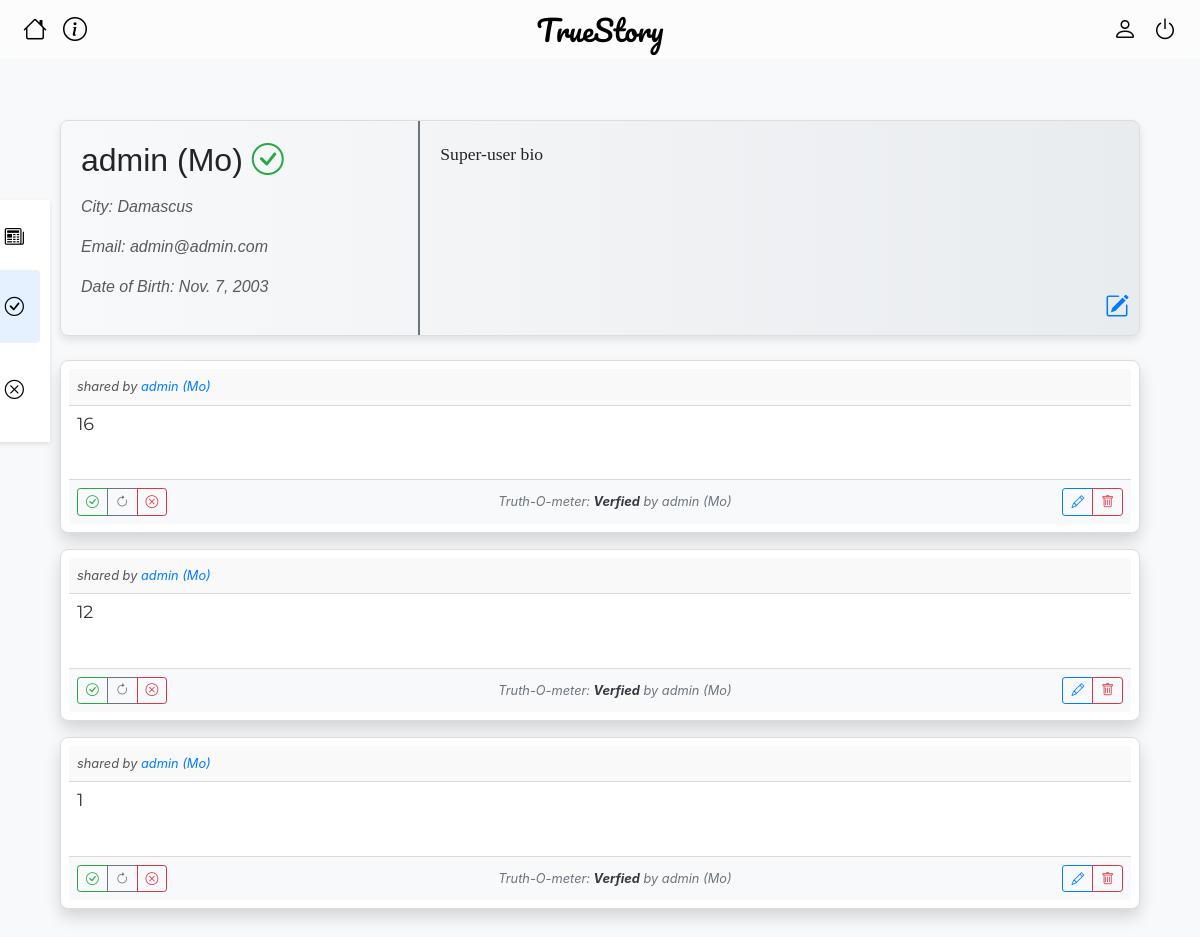
/account/2/details?nav=verified (signed in), run on the app's committed database.
### mainapp/models.py (models this page shows, shortened)
class Account(models.Model):
    user = models.OneToOneField(CustomUser, on_delete=models.CASCADE, primary_key=True)
    first_name = models.CharField("First Name", max_length=100)
    last_name = models.CharField("Last Name", max_length=100)
    date_of_birth = models.DateField("Date Of Birth",)
    gender = models.CharField("Gender", max_length=8, choices=[("MALE", "MALE"), ("FEMALE", "FEMALE")])
    city = models.CharField("City", max_length=50)
    bio = models.TextField("Bio", max_length=1000)
    last_api_call = models.DateTimeField(null=True, blank=True)
    def __str__(self):
        return self.first_name + " " + self.last_name
    def get_absolute_url(self):
        return reverse("account_detail", kwargs={"pk": self.pk})

class CustomUser(AbstractUser):
    username = None
    first_name = None
    last_name = None
    email = models.EmailField("email_address", unique=True)
    is_trusted = models.BooleanField(default=False)
    USERNAME_FIELD = "email"
    REQUIRED_FIELDS = []
    objects = CustomUserManager()

class Post(models.Model):
    post_id = models.BigAutoField("Post id",primary_key=True)
    account = models.ForeignKey(Account, on_delete=models.CASCADE,related_name="account")
    post_text = models.TextField("Post Text", max_length=5000)
    true_prob = models.FloatField("Prop",default = -1)
    status = models.CharField(max_length=1000,default="Processing..")
    checker = models.ForeignKey(Account,null=True, blank=True,on_delete=models.SET_NULL,related_name="checker")
    created_at = models.DateTimeField("Created at", auto_now_add = True)
    updated_at = models.DateTimeField("Updated at", auto_now = True)
    class Meta:
        verbose_name = "Post"
        ordering = ["-post_id"]
    def get_relative_time(self):
        now = datetime.now()
        past_date = self.created_at
        relative_time = DateTimeUtils.relative_datetime(past_date)[0]
        ago = " ago"
        if relative_time == "just now":
            ago =""
        return relative_time+ago

### mainapp/views/account.py (the view, shortened to what this page needs)
def profile_view(request, pk):
    account = Account.objects.get(user_id=pk)
    nav = request.GET.get('nav', 'posts')
    if nav == 'verified':
        post_list = Post.objects.filter(checker=account, status="Verfied")
    elif nav == 'disproven':
        post_list = Post.objects.filter(checker=account, status="Disproven")
    else:
        post_list = Post.objects.filter(account=account)
    paginator = Paginator(post_list, 10)  # Show 10 posts per page
    page_number = request.GET.get('page',1)
    page_obj = paginator.get_page(page_number)
    context = {
        'account': account,
        'page_obj': page_obj,
        'has_next': page_obj.has_next(),
    }
    return render(request, 'mainapp/account/account_details.html', context)

### mainapp/templates/mainapp/account/account_details.html (shortened to what this page needs)
{% extends "base.html" %}
{% load static %}
{% block style %}
<link rel="stylesheet" type="text/css" href="{% static 'mainapp/css/profile_card.css' %}">
<link rel="stylesheet" type="text/css" href="{% static 'mainapp/css/post_card2.css' %}">
<link rel="stylesheet" type="text/css" href="{% static 'mainapp/css/side_panel.css' %}">
{% endblock style %}
{% block content %}
<div class="container mt-4">
    {% include 'mainapp/account/_profile_card.html' %}
    <div class="side-panel">
        <ul class="nav flex-column">
            <li class="nav-item">
                <a id="all_posts_nav" class="nav-link sub-bar {% if not request.GET.nav or request.GET.nav == 'posts' %}active{% endif %}" href="?nav=posts">
                    {{account.first_name}} Posts <i class="bi bi-newspaper float-right"></i>
                </a>
            </li>
            <li class="nav-item">
                <a class="nav-link sub-bar {% if request.GET.nav == 'verified' %}active{% endif %}" href="?nav=verified">
                    Verified by {{account.first_name}}<i class="bi bi-check-circle float-right"></i>
                </a>
            </li>
            <li class="nav-item">
                <a class="nav-link sub-bar {% if request.GET.nav == 'disproven' %}active{% endif %}" href="?nav=disproven">
                    Disproven by {{account.first_name}}<i class="bi bi-x-circle float-right"></i>
                </a>
            </li>
        </ul>
    </div>
    <div id="posts-container" class="mt-4">
        {% include 'mainapp/post/_posts_section.html' %}
    </div>
</div>
{% endblock %}

### mainapp/templates/mainapp/account/_profile_card.html
<div class="card profile-card">
    <div class="row no-gutters">
        <div class="col-md-4 details position-relative">
            <div class="card-body">
                <h3 class="full-name">{{ account.first_name }} {{ account.last_name }}
                    {% if account.user.is_trusted %}
                    <i class="bi bi-check-circle text-success"></i>
                    {% endif %}
                </h3>
                <p><em>City: {{ account.city }}</em></p>
                <p><em>Email: {{ account.user.email }}</em></p>
                <p><em>Date of Birth: {{ account.date_of_birth }}</em></p>
            </div>
        </div>
        <div class="col-md-8">
            <div class="card-body bio">
                <p>{{ account.bio }}</p>
            </div>
        </div>
    </div>
    {% if user.is_authenticated and user.id == account.user.id %}
    <a href="{% url 'account_update' user.id 0%}" class="position-absolute" style="bottom: 10px; right: 10px;">
        <i class="bi bi-pencil-square" style="font-size: 1.5rem;"></i>
    </a>
    {% endif %}
</div>

### mainapp/templates/mainapp/post/_post_card2.html (shortened to what this page needs)
<div class="card mt-3 p-2 shadow" id="post-card-{{post.post_id}}">
    <div class="card-header d-flex justify-content-between p-2">
        <span class="small card-author">shared by <a href="{{ post.account.get_absolute_url }}" >{{ post.account.first_name }} {{ post.account.last_name }}</a></span>
    </div>
    <p class="card-text post-body p-2">
        <span class="post-summary">{{ post.post_text|linebreaksbr }}</span>
        <br><a href="javascript:void(0);" class="see-more text-info">Show more...</a>
    </p>
    <div class="card-footer d-flex justify-content-between align-items-center p-2 bg-light">
        <div class="btn-group" role="group">
            {% if user.is_trusted %}
                {% if not post.checker or post.checker == user.account %}
                    <button type="button" class="btn btn-outline-success btn-sm" onclick="change_status('approve','{{user.id}}','{{post.post_id}}')" title="Verify this post"><i class="bi bi-check-circle"></i></button>
                    <button type="button" class="btn btn-outline-secondary btn-sm" onclick="change_status('reset','{{user.id}}','{{post.post_id}}')" title="Reset"><i class="bi bi-arrow-clockwise"></i></button>
                    <button type="button" class="btn btn-outline-danger btn-sm" onclick="change_status('disapprove','{{user.id}}','{{post.post_id}}')" title="Disapprove this post"><i class="bi bi-x-circle"></i></button>
                {% endif %}
            {% endif %}
        </div>
        <div id="poststatue{{post.post_id}}" class="status text-muted small text-center mx-auto">
            Truth-O-meter: <strong class="text-dark">{{ post.status }}</strong>
            {% if post.checker %}
                <span> by <a id="checker-link" href="{{post.checker.get_absolute_url}}">{{ post.checker }}</a></span>
            {% endif %}
        </div>
        <div class="btn-group" role="group">
            {% if post.account.user == user or user.is_staff %}
                <a href="{% url 'post_update' post.post_id 0 %}" class="btn btn-outline-primary btn-sm" title="Edit this post"><i class="bi bi-pencil"></i></a>
                <button type="button" class="btn btn-outline-danger btn-sm" onclick="deletePost('{{ post.post_id|escapejs }}')" title="Delete this post"><i class="bi bi-trash"></i></button>
            {% else %}
                <a disabled href="" class="btn btn-outline-primary btn-sm invisible" title="Edit this post"><i class="bi bi-pencil"></i></a>
                <button disabled type="button" class="btn btn-outline-danger btn-sm invisible" title="Delete this post"><i class="bi bi-trash"></i></button>
            {% endif %}
        </div>
    </div>
</div>

### mainapp/static/mainapp/css/base.css (style rules this page uses)
body { margin: 0; padding: 0; box-sizing: border-box; }

### mainapp/static/mainapp/css/profile_card.css (style rules this page uses)
.profile-card { background: linear-gradient(to right, #f8f9fa, #e9ecef); box-shadow: 0 4px 8px rgba(0, 0, 0, 0.1); font-family: Arial, sans-serif; }
.profile-card .details { border-right: 2px solid #6c757d; }
.profile-card .details p { color: #5a5a5a; }
.profile-card .bio { font-family: 'Georgia', serif; font-size: 1.1rem; }
.profile-card .full-name { font-size: 2rem; margin-bottom: 1rem; }

### mainapp/static/mainapp/css/post_card2.css (style rules this page uses)
body { margin: 0; padding: 0; box-sizing: border-box; }
.card { border: 1px solid #ddd; border-radius: 8px; }
.card-header, .card-footer { background-color: #f9f9f9; }
.btn-group .btn { font-size: 0.8rem; padding: 0.2rem 0.5rem; }
.status { font-style: italic; color: #666; width: 30%; }
.text-muted { color: #888; }
.text-dark { color: #333; }
.post-summary { display: -webkit-box; -webkit-box-orient: vertical; -webkit-line-clamp: 5; display: box; box-orient: vertical; line-clamp: 5; overflow: hidden; text-overflow: ellipsis; }
.post-body { transition: all 0.3s ease-in-out; padding: 40px; font-family: 'Montserrat', sans-serif; border-radius: 8px; color: #333; font-size: 1.1rem; line-height: 1.3rem; }
.card-author { font-style: italic; font-size: 0.8em; color: #555; }
#checker-link { color: inherit; text-decoration: none; }

### mainapp/static/mainapp/css/side_panel.css (style rules this page uses)
.side-panel { position: fixed; top: 200px; left: -150px; width: 200px; background-color: rgba(255, 255, 255, 0.9); box-shadow: 0 2px 5px rgba(0, 0, 0, 0.1); padding: 10px; z-index: 1000; transition: left 0.3s; }
.side-panel .nav-link { color: #000; margin: 5px 0; font-size: 1.2rem; display: flex; justify-content: space-between; align-items: center; }
.side-panel .nav-link:hover, .side-panel .nav-link.active { background-color: rgba(0, 123, 255, 0.1); border-radius: 4px; }

### data on the page
Account: first_name "admin", last_name "(Mo)", city "Damascus", user.email "admin@admin.com", date_of_birth "Nov. 7, 2003", bio "Super-user bio"
Post: account.first_name "admin", account.last_name "(Mo)", post_text "16", status "Verfied", checker "admin (Mo)"
Post: account.first_name "admin", account.last_name "(Mo)", post_text "12", status "Verfied", checker "admin (Mo)"
Post: account.first_name "admin", account.last_name "(Mo)", post_text "1", status "Verfied", checker "admin (Mo)"
